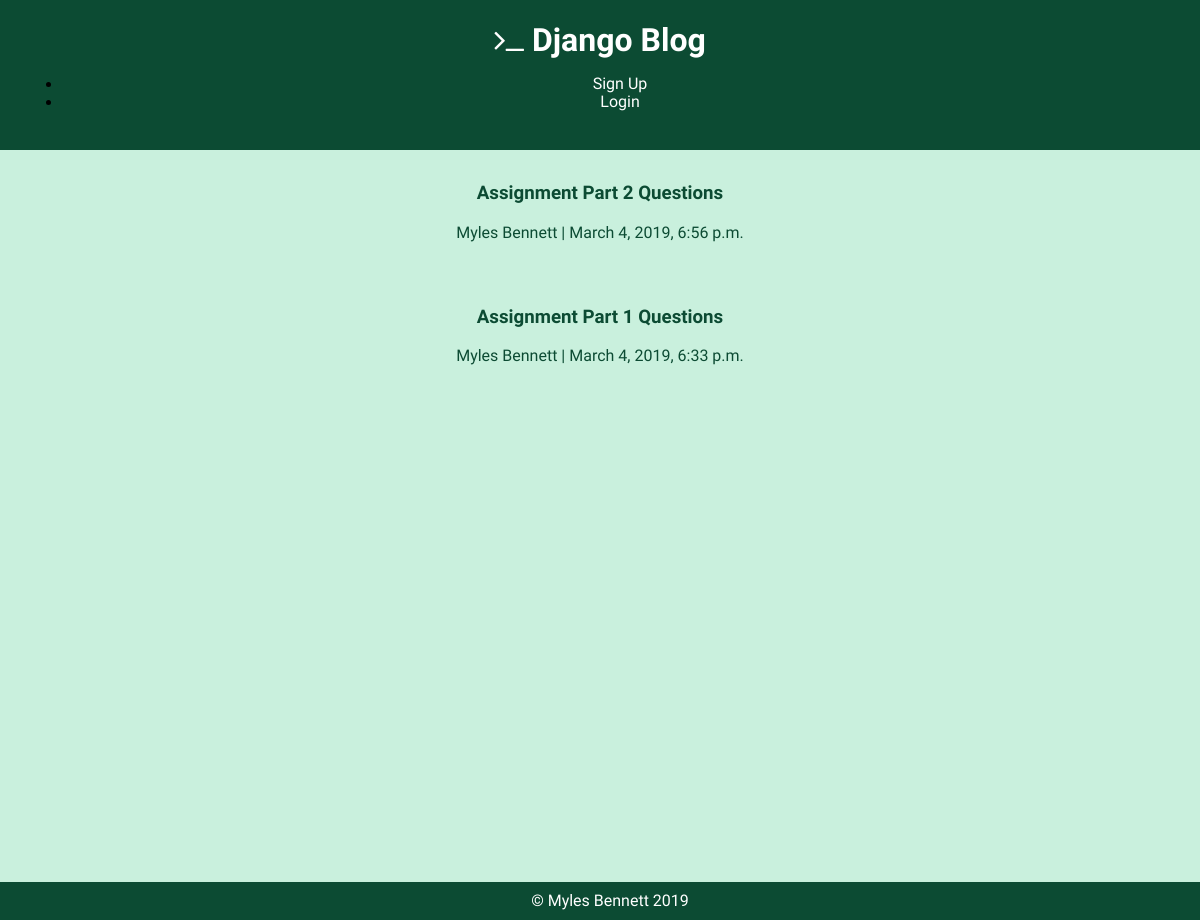
Page /home/ on the earlier database version.
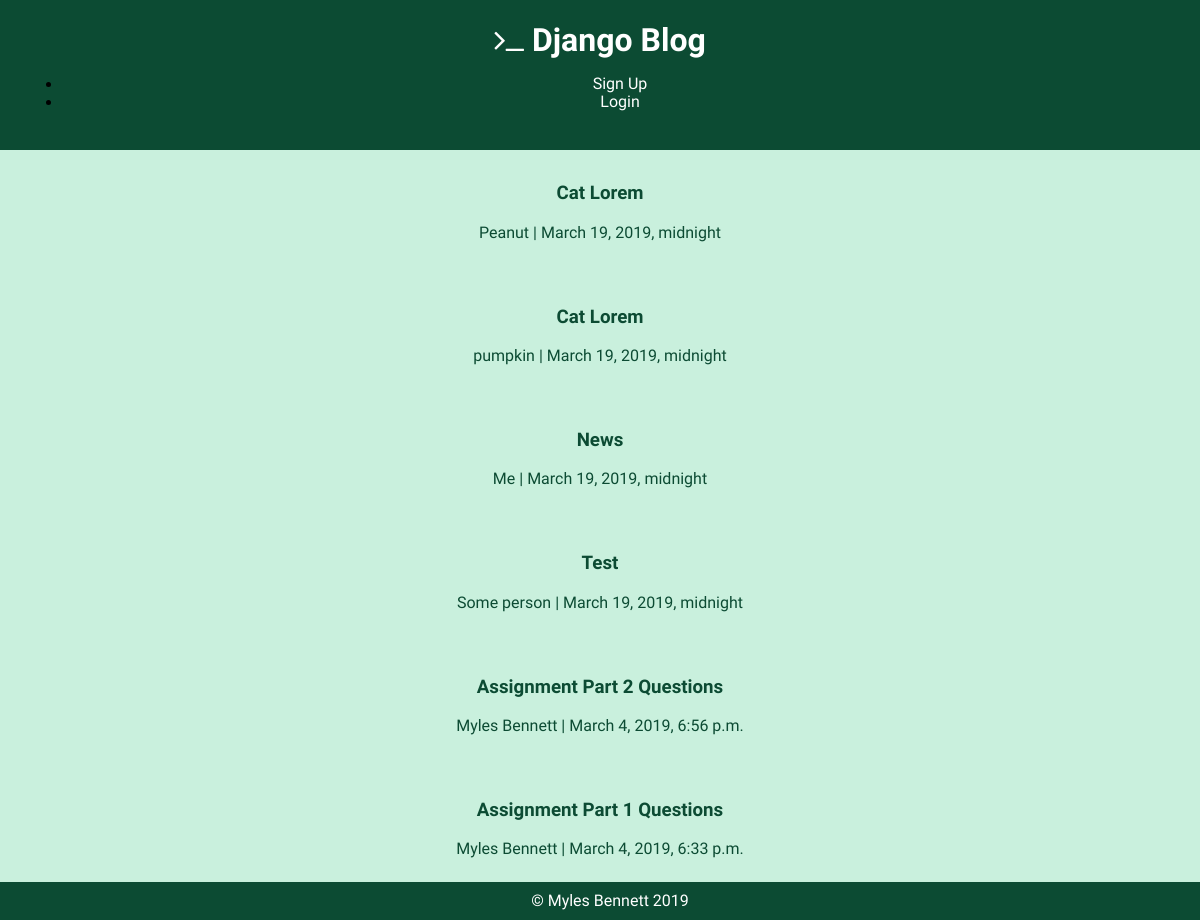
Same page on the later database version.
### blog/models.py (models this page shows, shortened)
class Article(models.Model):
    title = models.CharField(max_length=255)
    body = models.TextField()
    draft = models.BooleanField()
    published_date = models.DateTimeField()
    author = models.CharField(max_length=255)
    user = models.ForeignKey(User, related_name="user_article", on_delete=models.CASCADE, default=1)

### blog/views.py (the view)
# urls.py: path('home/', views.home_page, name='home_page'),
def home_page(request):
    context = {'articles': Article.objects.filter(draft=False).order_by('-published_date')}
    response = render(request, 'index.html', context)
    return HttpResponse(response)

### blog/templates/index.html
{% extends 'base.html' %}
{% block content %}
{% for article in articles %}
  <article class="post_link">
    <a href="{% url 'blog_post' id=article.id%}">
      <h3>{{article.title}}</h3>
      <p>{{article.author}} | {{article.published_date}}</p>
    </a>
  </article>
{% endfor %}
{% endblock %}

### blog/templates/base.html (shortened to what this page needs)
<!DOCTYPE html>
{% load staticfiles %}
<html lang="en" dir="ltr">
  <head>
    <link rel="stylesheet" href="https://cdnjs.cloudflare.com/ajax/libs/normalize/8.0.1/normalize.css">
    <link rel="stylesheet" href="{% static '/css/main.css' %}">
    <link rel="stylesheet" href="https://cdnjs.cloudflare.com/ajax/libs/font-awesome/4.7.0/css/font-awesome.min.css">
  </head>
  <body>
    <div class="wrapper">
       <header>
          <nav>
            <h1><a href="{% url 'home_page' %}" class="logo"><i class="fa fa-terminal" style="font-size:1em"></i>  Django Blog</a></h1>
            <ul>
              {% if user.is_authenticated %}
              <li>Logged in as: {{user.username}}</li>
              <li class="create"><a href="{% url 'create_article' %}">Create Article</a></li>
              <li class="create"><a href="{% url 'logout' %}">Logout</a></li>
              {% else %}
              <li class="create"><a href="{% url 'signup' %}">Sign Up</a></li>
              <li class="create"><a href="{% url 'login' %}">Login</a></li>
              {% endif %}
            </ul>
          </nav>
        </header>
        <main>
          {% block content %}
          {% endblock %}
        </main>
      <footer> &copy; Myles Bennett 2019 </footer>
    </div>
  </body>
</html>

### blog/static/css/main.css (style rules this page uses)
html, body { height: 100% }
* { box-sizing: border-box; }
body { background-color: #c9f0dd; }
nav { background-color: #0C4B33; padding: 22px; text-align: center; }
h1 { margin: 0; color: white; }
h3 { font-family: 'Ubuntu', sans-serif; }
p { font-family: 'Raleway', sans-serif; }
.wrapper { position: relative; height: 100%; padding-bottom: 120px; }
.post_link { text-align: center; padding: 15px; }
a { text-decoration: none; color: #0C4B33; font-family: 'Raleway', sans-serif; }
footer { background-color: #0C4B33; position: absolute; bottom: 0; color: white; font-family: 'Ubuntu', sans-serif; width: 100%; padding: 10px; text-align: center; }
.logo { text-decoration: none; color: white; font-family: 'Ubuntu', sans-serif; }
.create > a { text-decoration: none; color: white; font-family: 'Ubuntu', sans-serif; }

Differences in the rows shown:
added Article: title "Cat Lorem", author "Peanut", published_date "March 19, 2019, midnight"
added Article: title "Cat Lorem", author "pumpkin", published_date "March 19, 2019, midnight"
added Article: title "News", author "Me", published_date "March 19, 2019, midnight"
added Article: title "Test", author "Some person", published_date "March 19, 2019, midnight"
